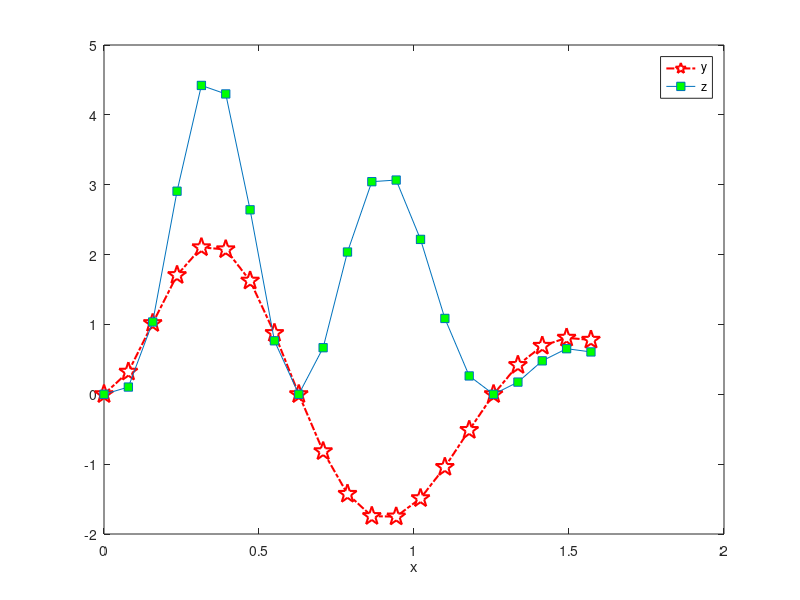

MATLAB code for this plot:
a=2; b=5;
x=0:pi/40:pi/2;
y=b*exp(-a*x).*sin(b*x).*(0.012*x.^4-0.15*x.^3+0.075*x.^2+2.5*x);
z=y.^2;
w=[x;y;z];
plot(x,y,'rp-.','LineWidth',1.5,'MarkerFaceColor','w','MarkerSize',14)
hold on
plot(x,z,'s-','MarkerFaceColor','g')
xlabel('x'), legend('y','z')
